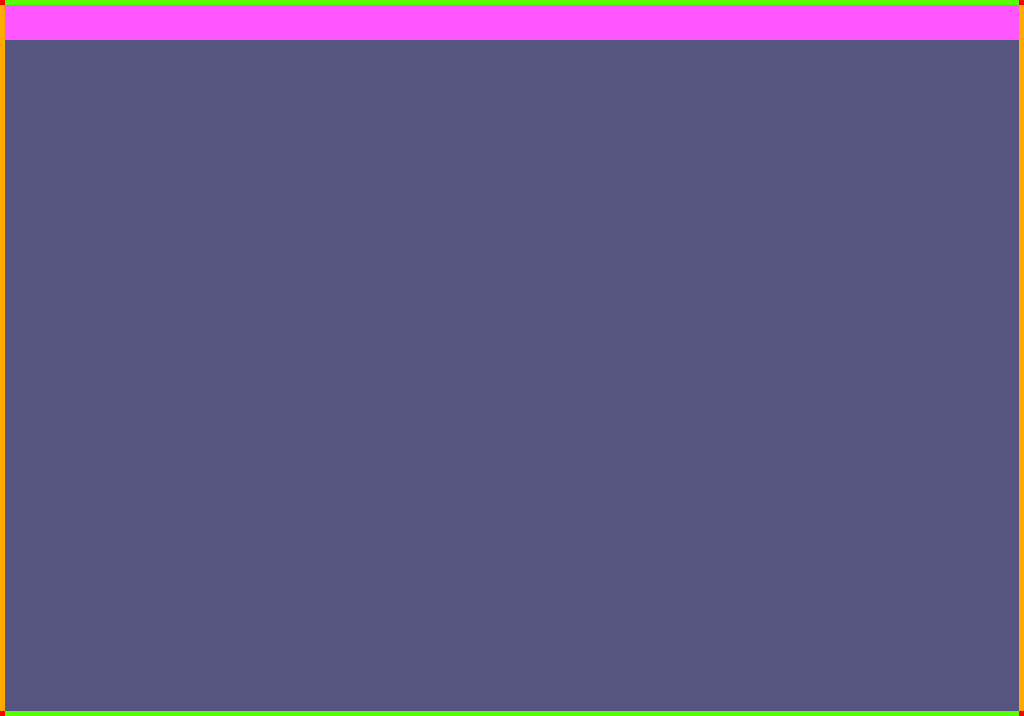
<?xml version="1.0" encoding="UTF-8"?>
<ui version="4.0">
 <class>CBaseWidget</class>
 <widget class="QWidget" name="CBaseWidget">
  <property name="geometry">
   <rect>
    <x>0</x>
    <y>0</y>
    <width>1024</width>
    <height>716</height>
   </rect>
  </property>
  <property name="windowTitle">
   <string>CBaseWidget</string>
  </property>
  <layout class="QGridLayout" name="gridLayout">
   <property name="leftMargin">
    <number>0</number>
   </property>
   <property name="topMargin">
    <number>0</number>
   </property>
   <property name="rightMargin">
    <number>0</number>
   </property>
   <property name="bottomMargin">
    <number>0</number>
   </property>
   <item row="0" column="0">
    <layout class="QVBoxLayout" name="verticalLayout_2">
     <property name="spacing">
      <number>0</number>
     </property>
     <item>
      <layout class="QHBoxLayout" name="horizontalLayout_2">
       <property name="spacing">
        <number>0</number>
       </property>
       <item>
        <widget class="QLabel" name="leftTop_Label">
         <property name="sizePolicy">
          <sizepolicy hsizetype="Fixed" vsizetype="Fixed">
           <horstretch>0</horstretch>
           <verstretch>0</verstretch>
          </sizepolicy>
         </property>
         <property name="minimumSize">
          <size>
           <width>5</width>
           <height>5</height>
          </size>
         </property>
         <property name="maximumSize">
          <size>
           <width>5</width>
           <height>5</height>
          </size>
         </property>
         <property name="styleSheet">
          <string notr="true">background-color: rgb(255, 0, 0);
</string>
         </property>
         <property name="text">
          <string/>
         </property>
        </widget>
       </item>
       <item>
        <widget class="QLabel" name="top_Label">
         <property name="sizePolicy">
          <sizepolicy hsizetype="Preferred" vsizetype="Fixed">
           <horstretch>0</horstretch>
           <verstretch>0</verstretch>
          </sizepolicy>
         </property>
         <property name="maximumSize">
          <size>
           <width>16777215</width>
           <height>5</height>
          </size>
         </property>
         <property name="styleSheet">
          <string notr="true">background-color: rgb(85, 255, 0);
</string>
         </property>
         <property name="text">
          <string/>
         </property>
        </widget>
       </item>
       <item>
        <widget class="QLabel" name="rightTop_Label">
         <property name="sizePolicy">
          <sizepolicy hsizetype="Fixed" vsizetype="Fixed">
           <horstretch>0</horstretch>
           <verstretch>0</verstretch>
          </sizepolicy>
         </property>
         <property name="minimumSize">
          <size>
           <width>5</width>
           <height>5</height>
          </size>
         </property>
         <property name="maximumSize">
          <size>
           <width>5</width>
           <height>5</height>
          </size>
         </property>
         <property name="styleSheet">
          <string notr="true">background-color: rgb(255, 0, 0);</string>
         </property>
         <property name="text">
          <string/>
         </property>
        </widget>
       </item>
      </layout>
     </item>
     <item>
      <layout class="QHBoxLayout" name="horizontalLayout">
       <property name="spacing">
        <number>0</number>
       </property>
       <item>
        <widget class="QLabel" name="left_Label">
         <property name="sizePolicy">
          <sizepolicy hsizetype="Fixed" vsizetype="Preferred">
           <horstretch>0</horstretch>
           <verstretch>0</verstretch>
          </sizepolicy>
         </property>
         <property name="minimumSize">
          <size>
           <width>5</width>
           <height>0</height>
          </size>
         </property>
         <property name="maximumSize">
          <size>
           <width>5</width>
           <height>16777215</height>
          </size>
         </property>
         <property name="styleSheet">
          <string notr="true">background-color: rgb(255, 170, 0);</string>
         </property>
         <property name="text">
          <string/>
         </property>
        </widget>
       </item>
       <item>
        <layout class="QVBoxLayout" name="verticalLayout">
         <property name="spacing">
          <number>0</number>
         </property>
         <item>
          <widget class="TitleForm" name="title_Widget" native="true">
           <property name="sizePolicy">
            <sizepolicy hsizetype="Preferred" vsizetype="Fixed">
             <horstretch>0</horstretch>
             <verstretch>0</verstretch>
            </sizepolicy>
           </property>
           <property name="minimumSize">
            <size>
             <width>35</width>
             <height>35</height>
            </size>
           </property>
           <property name="maximumSize">
            <size>
             <width>16777215</width>
             <height>35</height>
            </size>
           </property>
           <property name="styleSheet">
            <string notr="true">background-color: rgb(255, 85, 255);</string>
           </property>
          </widget>
         </item>
         <item>
          <widget class="QWidget" name="central_Widget" native="true">
           <property name="sizePolicy">
            <sizepolicy hsizetype="Expanding" vsizetype="Expanding">
             <horstretch>0</horstretch>
             <verstretch>0</verstretch>
            </sizepolicy>
           </property>
           <property name="styleSheet">
            <string notr="true">background-color: rgb(85, 85, 127);</string>
           </property>
          </widget>
         </item>
        </layout>
       </item>
       <item>
        <widget class="QLabel" name="right_Label">
         <property name="sizePolicy">
          <sizepolicy hsizetype="Fixed" vsizetype="Preferred">
           <horstretch>0</horstretch>
           <verstretch>0</verstretch>
          </sizepolicy>
         </property>
         <property name="maximumSize">
          <size>
           <width>5</width>
           <height>16777215</height>
          </size>
         </property>
         <property name="styleSheet">
          <string notr="true">background-color: rgb(255, 170, 0);</string>
         </property>
         <property name="text">
          <string/>
         </property>
        </widget>
       </item>
      </layout>
     </item>
     <item>
      <layout class="QHBoxLayout" name="horizontalLayout_3">
       <property name="spacing">
        <number>0</number>
       </property>
       <item>
        <widget class="QLabel" name="leftBottom_Label">
         <property name="sizePolicy">
          <sizepolicy hsizetype="Fixed" vsizetype="Fixed">
           <horstretch>0</horstretch>
           <verstretch>0</verstretch>
          </sizepolicy>
         </property>
         <property name="minimumSize">
          <size>
           <width>5</width>
           <height>5</height>
          </size>
         </property>
         <property name="maximumSize">
          <size>
           <width>5</width>
           <height>5</height>
          </size>
         </property>
         <property name="styleSheet">
          <string notr="true">background-color: rgb(255, 0, 0);</string>
         </property>
         <property name="text">
          <string/>
         </property>
        </widget>
       </item>
       <item>
        <widget class="QLabel" name="bottom_Label">
         <property name="sizePolicy">
          <sizepolicy hsizetype="Preferred" vsizetype="Minimum">
           <horstretch>0</horstretch>
           <verstretch>0</verstretch>
          </sizepolicy>
         </property>
         <property name="minimumSize">
          <size>
           <width>0</width>
           <height>5</height>
          </size>
         </property>
         <property name="maximumSize">
          <size>
           <width>16777215</width>
           <height>5</height>
          </size>
         </property>
         <property name="styleSheet">
          <string notr="true">background-color: rgb(85, 255, 0);</string>
         </property>
         <property name="text">
          <string/>
         </property>
        </widget>
       </item>
       <item>
        <widget class="QLabel" name="rightBottom_Label">
         <property name="sizePolicy">
          <sizepolicy hsizetype="Fixed" vsizetype="Fixed">
           <horstretch>0</horstretch>
           <verstretch>0</verstretch>
          </sizepolicy>
         </property>
         <property name="minimumSize">
          <size>
           <width>5</width>
           <height>5</height>
          </size>
         </property>
         <property name="maximumSize">
          <size>
           <width>5</width>
           <height>5</height>
          </size>
         </property>
         <property name="styleSheet">
          <string notr="true">background-color: rgb(255, 0, 0);</string>
         </property>
         <property name="text">
          <string/>
         </property>
        </widget>
       </item>
      </layout>
     </item>
    </layout>
   </item>
  </layout>
 </widget>
 <customwidgets>
  <customwidget>
   <class>TitleForm</class>
   <extends>QWidget</extends>
   <header>titleform.h</header>
   <container>1</container>
  </customwidget>
 </customwidgets>
 <resources/>
 <connections/>
</ui>
